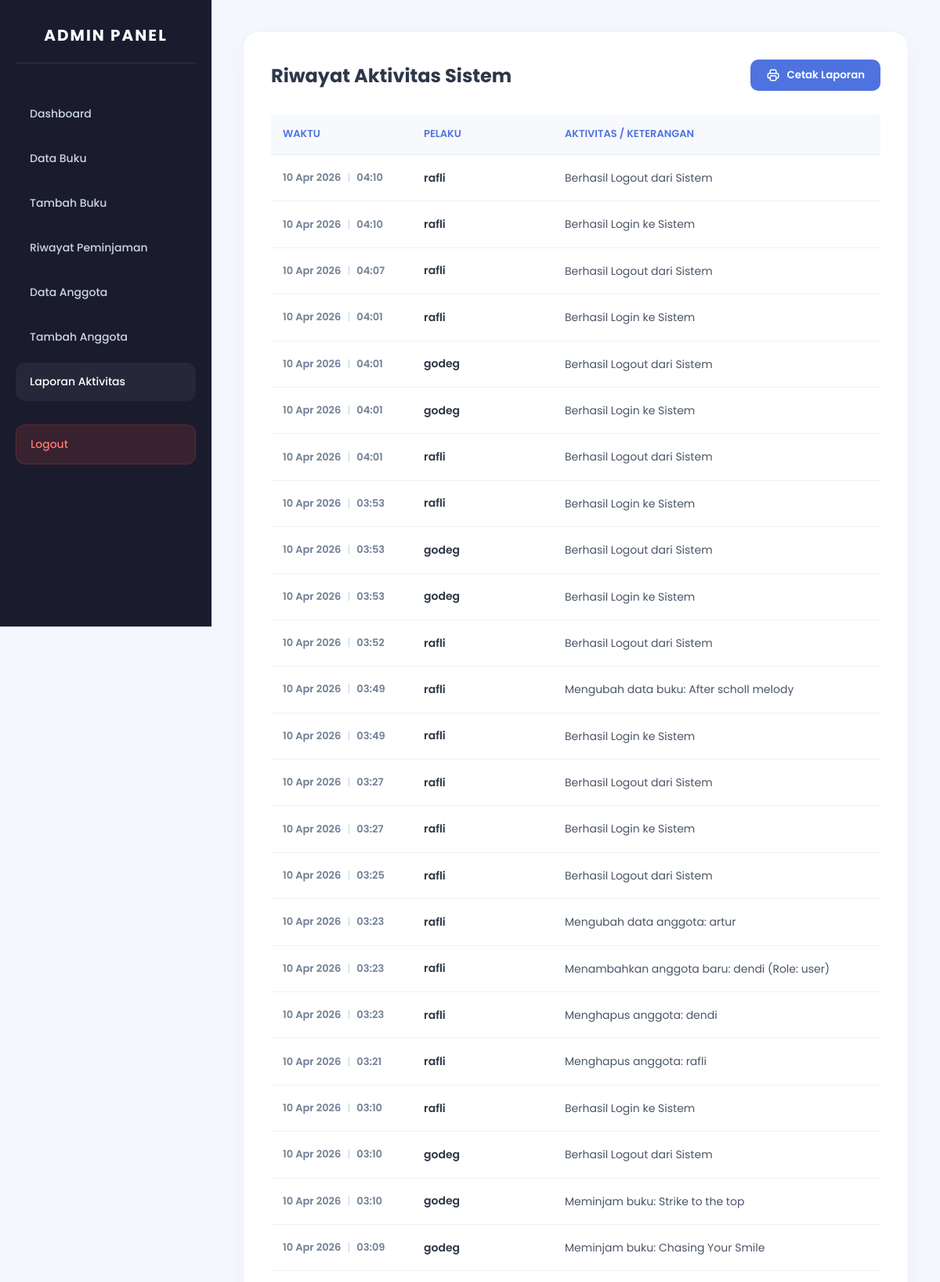
Screenshot of /project_rafli/admin/laporan_aktivitas.php (signed in, upper part) with the database file from the repository.
### tables this page shows
CREATE TABLE `log_aktivitas` (
  `id` int(11) NOT NULL,
  `nama_pelaku` varchar(100) DEFAULT NULL,
  `aktivitas` varchar(255) DEFAULT NULL,
  `kategori` varchar(50) DEFAULT NULL,
  `waktu` timestamp NOT NULL DEFAULT current_timestamp()
);

### project_rafli/admin/laporan_aktivitas.php (the view, shortened to what this page needs)
<?php
include '../config.php';
$result = mysqli_query($koneksi, "SELECT * FROM log_aktivitas ORDER BY waktu DESC LIMIT 50");
?>
<!DOCTYPE html>
<html lang="id">
<head>
</head>
<body>
<div class="wrapper">
    <div class="sidebar">
        <h3>ADMIN PANEL</h3>
        <a href="dashboard_admin.php">Dashboard</a>
        <a href="data_buku.php">Data Buku</a>
        <a href="tambah_buku.php">Tambah Buku</a>
        <a href="riwayat_peminjaman.php">Riwayat Peminjaman</a>
        <a href="data_anggota.php">Data Anggota</a>
        <a href="tambah_anggota.php">Tambah Anggota</a>
        <a href="laporan_aktivitas.php" class="active">Laporan Aktivitas</a>
        <a href="../logout.php" class="logout">Logout</a>
    </div>
    <div class="content">
        <div class="container">
            <div class="header-flex">
                <h2>Riwayat Aktivitas Sistem</h2>
                <button onclick="window.print()" class="btn-cetak">
                    Cetak Laporan
                </button>
            </div>
            <table>
                <thead>
                    <tr>
                        <th width="180">Waktu</th>
                        <th width="180">Pelaku</th>
                        <th>Aktivitas / Keterangan</th>
                    </tr>
                </thead>
                <tbody>
                    <?php if(mysqli_num_rows($result) > 0): ?>
                        <?php while($row = mysqli_fetch_assoc($result)): ?>
                        <tr>
                            <td style="font-weight:600; color:#718096; font-size:13px;">
                                <?= date('d M Y', strtotime($row['waktu'])) ?>
                                <span style="font-weight:400; color:#cbd5e0; margin:0 5px;">|</span>
                                <?= date('H:i', strtotime($row['waktu'])) ?>
                            </td>
                            <td style="color: #2d3748; font-weight: 600;">
                                <?= htmlspecialchars($row['nama_pelaku']) ?>
                            </td>
                            <td style="line-height: 1.6;">
                                <?= htmlspecialchars($row['aktivitas']) ?>
                            </td>
                        </tr>
                        <?php endwhile; ?>
                    <?php endif; ?>
                </tbody>
            </table>
        </div>
    </div>
</div>
</body>
</html>

### project_rafli/admin/laporan_aktivitas.php (style rules this page uses)
* { margin:0; padding:0; box-sizing:border-box; font-family:'Poppins',sans-serif; }
body { min-height: 100vh; background: #f4f7fe; }
.wrapper { display: flex; min-height: 100vh; }
.sidebar { width: 270px; background: #1a1c2e; color: #a0aec0; padding: 30px 20px; height: 100vh; position: fixed; left: 0; top: 0; }
.sidebar h3 { text-align: center; color: #fff; font-size: 20px; letter-spacing: 2px; margin-bottom: 40px; text-transform: uppercase; border-bottom: 1px solid rgba(255,255,255,0.1); padding-bottom: 20px; }
.sidebar a { display: block; padding: 14px 18px; color: #cbd5e0; text-decoration: none; border-radius: 12px; margin-bottom: 8px; transition: all 0.3s ease; font-size: 14px; font-weight: 500; }
.sidebar a:hover, .sidebar a.active { background: rgba(255, 255, 255, 0.05); color: #fff; }
.sidebar .logout { background: rgba(231, 74, 59, 0.15); color: #ff7675; margin-top: 30px; text-align: left; border: 1px solid rgba(231, 74, 59, 0.2); }
.content { flex: 1; padding: 40px; margin-left: 270px; }
.container { background: white; padding: 35px; border-radius: 20px; box-shadow: 0 10px 30px rgba(0,0,0,0.03); border: 1px solid #edf2f7; }
.header-flex { display: flex; justify-content: space-between; align-items: center; margin-bottom: 30px; }
h2 { color: #2d3748; font-weight: 700; font-size: 24px; }
.btn-cetak { background: #4e73df; color: white; border: none; padding: 10px 20px; border-radius: 10px; cursor: pointer; font-weight: 600; display: flex; align-items: center; gap: 8px; transition: 0.3s; }
table { width: 100%; border-collapse: separate; border-spacing: 0; }
table th { background: #f8f9fc; color: #4e73df; font-weight: 600; text-transform: uppercase; font-size: 13px; padding: 15px; border-bottom: 2px solid #edf2f7; text-align: left; }
table td { padding: 18px 15px; border-bottom: 1px solid #edf2f7; color: #4a5568; font-size: 14px; }

### rows the page displays
log_aktivitas: waktu "10 Apr 2026", waktu "04:10", nama_pelaku "rafli", aktivitas "Berhasil Logout dari Sistem"
log_aktivitas: waktu "10 Apr 2026", waktu "04:10", nama_pelaku "rafli", aktivitas "Berhasil Login ke Sistem"
log_aktivitas: waktu "10 Apr 2026", waktu "04:07", nama_pelaku "rafli", aktivitas "Berhasil Logout dari Sistem"
log_aktivitas: waktu "10 Apr 2026", waktu "04:01", nama_pelaku "rafli", aktivitas "Berhasil Login ke Sistem"
log_aktivitas: waktu "10 Apr 2026", waktu "04:01", nama_pelaku "godeg", aktivitas "Berhasil Logout dari Sistem"
log_aktivitas: waktu "10 Apr 2026", waktu "04:01", nama_pelaku "godeg", aktivitas "Berhasil Login ke Sistem"
log_aktivitas: waktu "10 Apr 2026", waktu "04:01", nama_pelaku "rafli", aktivitas "Berhasil Logout dari Sistem"
log_aktivitas: waktu "10 Apr 2026", waktu "03:53", nama_pelaku "rafli", aktivitas "Berhasil Login ke Sistem"
log_aktivitas: waktu "10 Apr 2026", waktu "03:53", nama_pelaku "godeg", aktivitas "Berhasil Logout dari Sistem"
log_aktivitas: waktu "10 Apr 2026", waktu "03:53", nama_pelaku "godeg", aktivitas "Berhasil Login ke Sistem"
log_aktivitas: waktu "10 Apr 2026", waktu "03:52", nama_pelaku "rafli", aktivitas "Berhasil Logout dari Sistem"
log_aktivitas: waktu "10 Apr 2026", waktu "03:49", nama_pelaku "rafli", aktivitas "Mengubah data buku: After scholl melody"
log_aktivitas: waktu "10 Apr 2026", waktu "03:49", nama_pelaku "rafli", aktivitas "Berhasil Login ke Sistem"
log_aktivitas: waktu "10 Apr 2026", waktu "03:27", nama_pelaku "rafli", aktivitas "Berhasil Logout dari Sistem"
log_aktivitas: waktu "10 Apr 2026", waktu "03:27", nama_pelaku "rafli", aktivitas "Berhasil Login ke Sistem"
log_aktivitas: waktu "10 Apr 2026", waktu "03:25", nama_pelaku "rafli", aktivitas "Berhasil Logout dari Sistem"
log_aktivitas: waktu "10 Apr 2026", waktu "03:23", nama_pelaku "rafli", aktivitas "Mengubah data anggota: artur"
log_aktivitas: waktu "10 Apr 2026", waktu "03:23", nama_pelaku "rafli", aktivitas "Menambahkan anggota baru: dendi (Role: user)"
log_aktivitas: waktu "10 Apr 2026", waktu "03:23", nama_pelaku "rafli", aktivitas "Menghapus anggota: dendi"
log_aktivitas: waktu "10 Apr 2026", waktu "03:21", nama_pelaku "rafli", aktivitas "Menghapus anggota: rafli"
log_aktivitas: waktu "10 Apr 2026", waktu "03:10", nama_pelaku "rafli", aktivitas "Berhasil Login ke Sistem"
log_aktivitas: waktu "10 Apr 2026", waktu "03:10", nama_pelaku "godeg", aktivitas "Berhasil Logout dari Sistem"
log_aktivitas: waktu "10 Apr 2026", waktu "03:10", nama_pelaku "godeg", aktivitas "Meminjam buku: Strike to the top"
log_aktivitas: waktu "10 Apr 2026", waktu "03:09", nama_pelaku "godeg", aktivitas "Meminjam buku: Chasing Your Smile"
